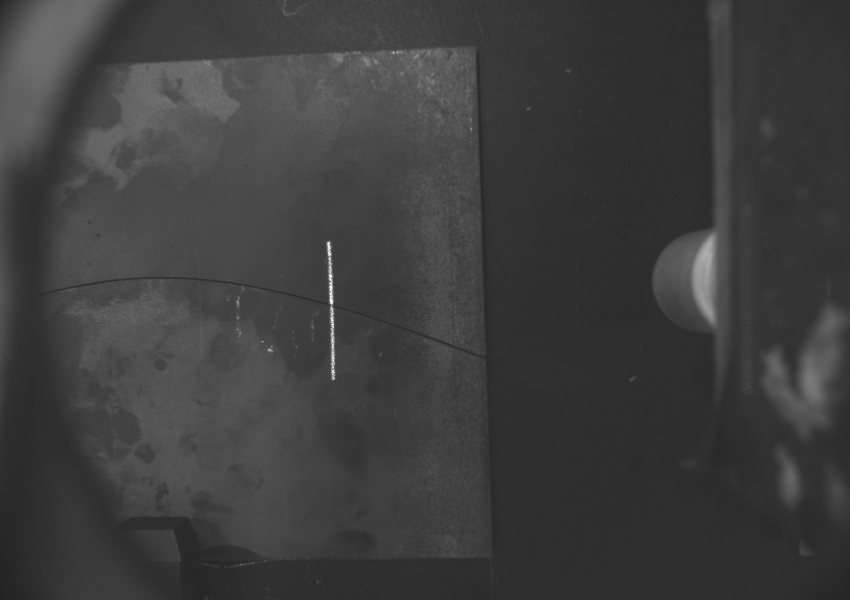
#> input picture Scan_data/Scan_data2/weldseam_1.jpg, 1700 x 1200 px, found by its file name (shown at 1/2 size); its folder holds only this picture in this run
$ python st3.py
#> lines starting #> are read from the running program, lines starting #| are printed output that depends on the picture; after the words box and inside, x2 and y2 are one past the last pixel; in counts of white or black regions, pixels touching at a corner belong together
import numpy as np
import cv2
import os
import time
import glob
import matplotlib.pyplot as plt
from mpl_toolkits.mplot3d import Axes3D
import cv2 as cv
import sys
sys.path.insert(0, 'C:/Users/ASUS/Desktop/THINKALPHA/233/NCKH/laser-vision/Source/DETECTEX')
import para_of_checkerboard as pack
import pro_paths as pp
import re
import random

def load_pos(path):
    m = []
    cv_file = cv.FileStorage(path, cv.FILE_STORAGE_READ)
    a = cv_file.getNode("K1").mat()
    cv_file.release()
    for i in a:
        m.append(i)
    return m

def load_camera_para(save_camera_params_path):
    cv_file = cv.FileStorage(save_camera_params_path, cv.FILE_STORAGE_READ)
    camera_matrix = cv_file.getNode("instrinsic").mat()
    dist_matrix = cv_file.getNode("distortion").mat()
    cv_file.release()
    print('read success')
    return camera_matrix, dist_matrix

def load_transformation_matrix(path):
    cv_file = cv.FileStorage(path, cv.FILE_STORAGE_READ)
    if not cv_file.isOpened():
        raise FileNotFoundError(f"Could not open file: {path}")

    print("Available nodes in the file:")
    print(cv_file.root().keys())  # Print all available nodes to verify the correct one

    node = cv_file.getNode("h_cam2gripper")
    if node.empty():
        raise ValueError(f"Node 'transformation' not found in the file: {path}")

    transformation_matrix = node.mat()
    cv_file.release()

    if transformation_matrix.shape == (3, 3):
        transformation_matrix = np.vstack([np.hstack([transformation_matrix, np.array([[0], [0], [0]])]), np.array([0, 0, 0, 1])])
    return transformation_matrix

def undistort_images(rows_arg, cols_arg, Img_arg, camera_matrix_arg, dist_matrix_arg):
    newcameramtx, _ = cv.getOptimalNewCameraMatrix(camera_matrix_arg, dist_matrix_arg, (rows_arg, cols_arg), 1, (rows_arg, cols_arg))
    Image_undis = cv.undistort(Img_arg, camera_matrix_arg, dist_matrix_arg, None, newcameramtx)
    return Image_undis

#def load_images(image_dir, image_prefix, image_format):
    image_paths = glob.glob(os.path.join(image_dir,f"{image_prefix}*.{image_format}"))
    return image_paths

def dh_matrix(theta, d, a, alpha):
    cos_theta, sin_theta = np.cos(theta), np.sin(theta)
    cos_alpha, sin_alpha = np.cos(alpha), np.sin(alpha)

    return np.array([
        [cos_theta, -sin_theta * cos_alpha, sin_theta * sin_alpha, a * cos_theta],
        [sin_theta, cos_theta * cos_alpha, -cos_theta * sin_alpha, a * sin_theta],
        [0, sin_alpha, cos_alpha, d],
        [0, 0, 0, 1]
    ])

def forward_kinematics(joint_angles, d, a, alpha):
    T = np.eye(4)
    T_list = [T]
    for theta, d_i, a_i, alpha_i in zip(joint_angles, d, a, alpha):
        T_i = dh_matrix(theta, d_i, a_i, alpha_i)
        T = T @ T_i
        T_list.append(T)
    return T, T_list

def jacobian(joint_angles, d, a, alpha):
    _, T_list = forward_kinematics(joint_angles, d, a, alpha)
    J = np.zeros((6, len(joint_angles)))

    end_effector_pos = T_list[-1][:3, 3]

    for i in range(len(joint_angles)):
        z_i = T_list[i][:3, 2]
        o_i = T_list[i][:3, 3]

        J[:3, i] = np.cross(z_i, end_effector_pos - o_i)
        J[3:, i] = z_i

    return J

def inverse_jacobian(J):
    try:
        J_inv = np.linalg.pinv(J, rcond=1e-4)
    except np.linalg.LinAlgError:
        J_inv = np.linalg.pinv(J)
    return J_inv

def detect_laser_line(gray_image):
    blurred_image = cv2.GaussianBlur(gray_image, (5, 5), 0)
    edges = cv2.Canny(blurred_image, 50, 150)
    lines = cv2.HoughLinesP(edges, 1, np.pi/180, threshold=100, minLineLength=50, maxLineGap=10)
    laser_line_points = []

    if lines is not None:
        for line in lines:
            x1, y1, x2, y2 = line[0]
            laser_line_points.append(((x1, y1), (x2, y2)))

    return laser_line_points

def sobel_Y_Image(image):
    sobel_y = cv.Sobel(image, cv.CV_64F, 0, 1, ksize=3)
    sobel_y = np.uint8(np.absolute(sobel_y))
    return sobel_y

def ransac_Line(x, y):
    count_final = 0
    l = len(x)
    print(l)
    i = 0
    y_min_final = 0
    y_max_final = 0
    while i < 30:
        index_1 = random.randint(0, int(l/2))
        index_2 = random.randint(int(l/2 + 1), l-1)
        if (index_1 != index_2):
            i += 1
            x1 = x[index_1]
            x2 = x[index_2]
            y1 = y[index_1]
            y2 = y[index_2]
            if x1 != x2:
                y_arr = []
                m = (y2-y1)/(x2-x1)
                c = y1 - (m * x1)
                count = 0
                for j in range(l):
                    if (j != index_1 and j != index_2):
                        x3 = x[j]
                        y3 = y[j]
                        d = abs((m*x3 - y3 + c))/((m**2 + 1)**0.5)
                        if d < 2:
                            count += 1
                            y_arr.append(y3)
                if count > count_final:
                    count_final = count
                    m_final = m
                    c_final = c
                    y_min_final = min(y_arr)
                    y_max_final = max(y_arr)
    return [m_final, c_final, y_min_final, y_max_final]

def get_Pos_Line_Laser(image):

    center = np.zeros_like(image, dtype=np.uint8)

    pos_line_x = []
    pos_line_y = []

    for y in range(image.shape[0]):
        sum1 = 0.0
        sum2 = 0.0

        roi = np.where(image[y, :] != 0)

        if roi[0].size != 0:
            # center[y, roi[0][0]] = 255
            for x in roi[0]:
                sum1 += x
                sum2 += 1
            center[y][round(sum1/sum2)] = 255
            pos_line_x.append(int(sum1/sum2))
            pos_line_y.append(y)
    return [center, pos_line_x, pos_line_y]


def get_Pos_Line_Weld(image):

    center = np.zeros_like(image, dtype=np.uint8)

    pos_line_x = []
    pos_line_y = []

    for x in range(image.shape[1]):
        sum1 = 0.0
        sum2 = 0.0
        roi = np.where(image[:, x] != 0)
        if roi[0].size != 0:
            # center[y, roi[0][0]] = 255
            for y in roi[0]:
                sum1 += y
                sum2 += 1
            center[int(sum1/sum2)][x] = 255
            pos_line_x.append(x)
            pos_line_y.append(int(sum1/sum2))
    return [center, pos_line_x, pos_line_y]

def get_Laser_Line(gray_img):

    subImage = gray_img[300:1000, 400:1000]

    hist = cv.calcHist([subImage], [0], None, [256], [0,256])
    threshold = 0
    sum_of_points = 0
    for i in range(256):
        sum_of_points += hist[255-i]
        if sum_of_points > 1000:
            threshold = 255 - i -1
            break

    ret2, th1 = cv.threshold(subImage, threshold, 255, cv.THRESH_BINARY)

    bgr_image = cv.cvtColor(th1, cv.COLOR_GRAY2BGR)

    kernel = np.ones((7,7),np.uint8)
    closed_image = cv.morphologyEx(th1, cv.MORPH_CLOSE, kernel)

    center, pos_line_x, pos_line_y = get_Pos_Line_Laser(closed_image)


    m, c, y_min_final, y_max_final = ransac_Line(pos_line_x, pos_line_y)


    x1 = round((y_min_final - c)/m)
    x2 = round((y_max_final - c)/m)
    roi_x1 = min(x1, x2) - 20
    roi_x2 = max(x1, x2) + 20
    roi_y1 = y_min_final - 5
    roi_y2 = y_max_final + 5
    point1_laser_new = (round((roi_y1-c)/m - roi_x1), 0)

    c_new = -m*point1_laser_new[0]

    roi = subImage[roi_y1:roi_y2, roi_x1:roi_x2]

    max_freq_value = np.argmax(hist)

    roi[roi > max_freq_value] = max_freq_value

    sobel_y = sobel_Y_Image(roi)
    hist2 = cv.calcHist([sobel_y], [0], None, [256], [0,256])
    sum_of_points = 0
    for i in range(256):
        sum_of_points += hist2[255-i]
        if sum_of_points > 100:
            threshold = 255 - i -1
            break
    ret2, th2 = cv.threshold(sobel_y, threshold, 255, cv.THRESH_BINARY)
    center2, pos_line_x2, pos_line_y2 = get_Pos_Line_Weld(th2)
    m2, c2, _, __ = ransac_Line(pos_line_x2, pos_line_y2)
    #********************************************
    point_x = round((c2 - c_new) / (m - m2))
    point_y = round(m2 * point_x + c2)
    point_x_new = point_x + 400 + roi_x1
    point_y_new = point_y + 300 + roi_y1
    print([point_x_new, point_y_new])
    #********************************************
    return point_x_new, point_y_new


def pixel_to_real_world(x, y, fx, fy, cx, cy, a, b, c, d,external_matrix):
    Zc = -d/(a*(x-cx)/fx + b*(y-cy)/fy + c)
    Yc = Zc*(y-cy)/fy
    Xc = Zc*(x-cx)/fx
    point_3d_camera = [Xc, Yc, Zc]
    point_3d_world = np.linalg.inv(external_matrix) @ np.append(point_3d_camera, 1)
    return point_3d_world[:3]

def welding_to_base_matrix(welding_point, initial_orientation):
    T_base_welding = np.eye(4)
    T_base_welding[:3, :3] = initial_orientation
    T_base_welding[:3, 3] = welding_point

    return T_base_welding

def process_images_and_calculate_joint_angles(d, a, alpha,fx, fy, cx, cy, a_p, b_p, c_p, d_p, camera_to_welding, intrinsic_matrix, dist_matrix, joint_angles, image_folder):
#> called with fx = 1432.2, fy = 1433.3, cx = 931, cy = 586.7, a_p = 42.94, b_p = -0.831, c_p = -1, d_p = 2078.2
    T_i, T_list = forward_kinematics(joint_angles, d, a, alpha)
    q_i = np.array(joint_angles)
    p_list = [T_i[:3, 3]]
    draw_list = [T_i[:3, 3]]
    images = sorted([os.path.join(image_folder, img) for img in os.listdir(image_folder) if img.endswith(('.png', '.jpg', '.jpeg'))],
                    key=lambda x: int(re.findall(r'\d+', os.path.basename(x))[0]))

    for image_path in images:
        print(image_path)
        image = cv.imread(image_path)
#> image is the input picture: shape (1200, 1700, 3); min 34, max 255, mean 61.4
        gray_image = cv2.cvtColor(image, cv2.COLOR_BGR2GRAY)
        rows,cols = gray_image.shape
#> rows = 1200; cols = 1700
        gray_image = undistort_images(rows, cols, gray_image, intrinsic_matrix, dist_matrix)

        intersection_point = get_Laser_Line(gray_image)
#> in get_Laser_Line, `subImage = gray_img[300:1000, 400:1000]`:
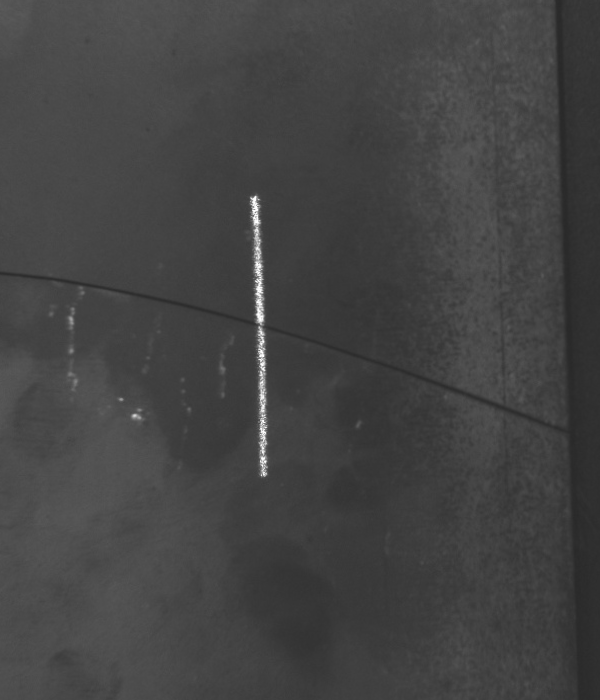
#> subImage: shape (700, 600); min 41, max 255, mean 67.3
#> in get_Laser_Line, `hist = cv.calcHist([subImage], [0], None, [256], [0,256])`: hist = 256 values, max 19118 at index 63, min 0 at index 0, mean 1640.6
#> the loop in get_Laser_Line, `for i in range(256):` made 84 passes
#> sum_of_points on passes 1 to 12: [20], [46], [64], [79], [89], [96], [110], [123], [135], [146], [159], [167]
#> after the loop in get_Laser_Line, `for i in range(256):`: sum_of_points = [1011]
#> in get_Laser_Line, `ret2, th1 = cv.threshold(subImage, threshold, 255, cv.THRESH_BINARY)`:
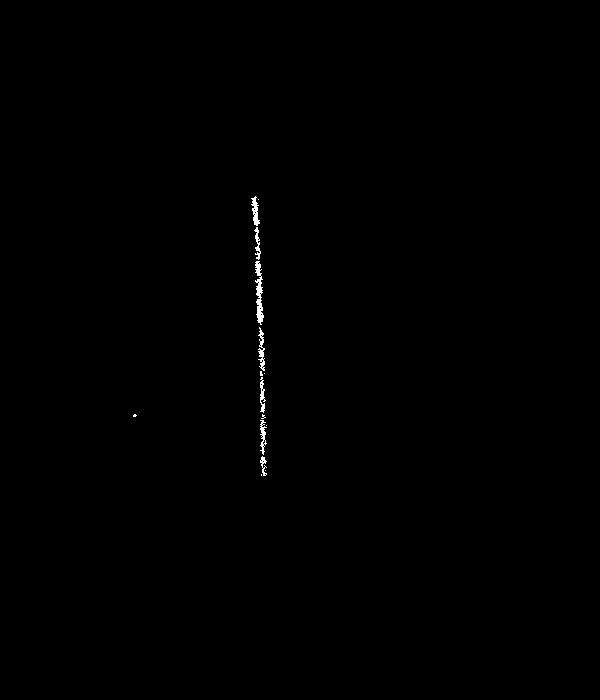
#> th1: shape (700, 600); 0.24% white; 15 white regions (8 under 20 px), largest, box (x1, y1, x2, y2) and area: (255, 261, 264, 325) 298, (258, 327, 265, 371) 149, (251, 196, 260, 226) 137
#> in get_Laser_Line, `ret2, th1 = cv.threshold(subImage, threshold, 255, cv.THRESH_BINARY)`: ret2 = 171
#> in get_Laser_Line, `closed_image = cv.morphologyEx(th1, cv.MORPH_CLOSE, kernel)`:
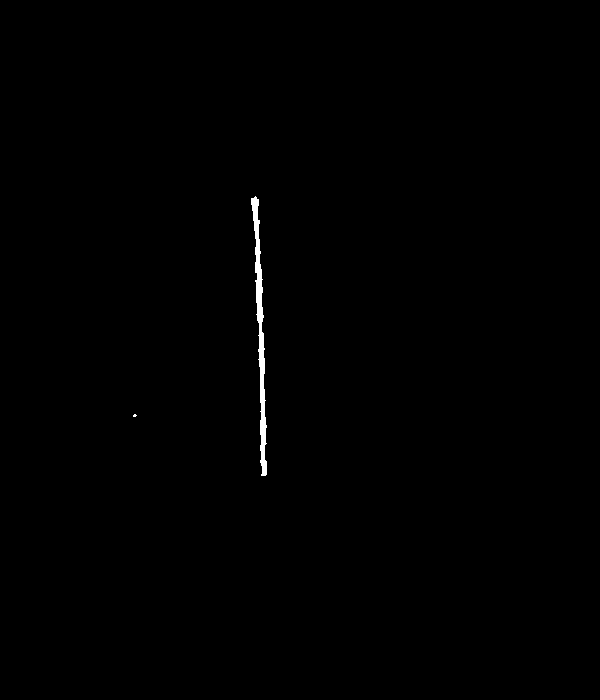
#> closed_image: shape (700, 600); 0.35% white; 2 white regions (1 under 20 px), largest, box (x1, y1, x2, y2) and area: (251, 196, 267, 476) 1456
#> after the loop in get_Pos_Line_Laser, `for y in range(image.shape[0]):`:
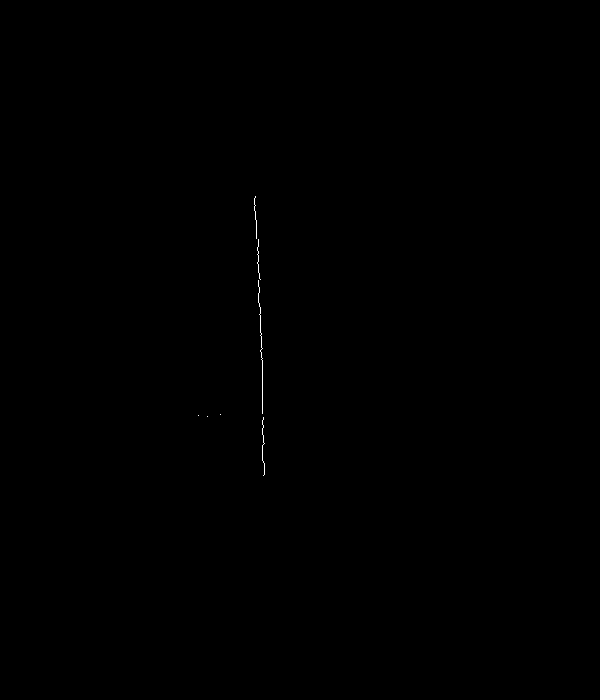
#> center: shape (700, 600); 0.07% white in thin lines or dots, all inside (x1, y1, x2, y2) = (198, 196, 265, 476)
#> after the loop in get_Pos_Line_Laser, `for y in range(image.shape[0]):`: pos_line_x = 280 values, max 264 at index 270, min 198 at index 219, mean 259.1; pos_line_y = 280 values from 196 to 475
#> in ransac_Line, `l = len(x)`: l = 280
#| 280
#> the loop in ransac_Line, `while i < 30:` made 30 passes
#> (index_1, index_2, x1, x2, y1, y2, m, c) on pass 1: (98, 248, 258, 263, 294, 444, 30, -7446)
#> (index_1, index_2, x1, x2, y1, y2, m, c) on passes 2 to 7: (10, 207, 254, 262, 206, 403, 24.62, -6048.8), (130, 265, 260, 263, 326, 461, 45, -11374), (103, 218, 258, 219, 299, 414, -2.95, 1059.8), (122, 232, 259, 262, 318, 428, 36.67, -9178.7), (55, 270, 257, 264, 251, 466, 30.71, -7642.6), (35, 213, 256, 262, 231, 409, 29.67, -7363.7)
#> after the loop in ransac_Line, `while i < 30:`: c_final = -7446; count_final = 275; i = 30; y_max_final = 475; y_min_final = 196
#> in get_Laser_Line, `m, c, y_min_final, y_max_final = ransac_Line(pos_line_x, pos_line_y)`: m = 30; c = -7446; y_min_final = 196; y_max_final = 475
#> in get_Laser_Line, `x1 = round((y_min_final - c)/m)`: x1 = 255
#> in get_Laser_Line, `x2 = round((y_max_final - c)/m)`: x2 = 264
#> in get_Laser_Line, `roi_x1 = min(x1, x2) - 20`: roi_x1 = 235
#> in get_Laser_Line, `roi_x2 = max(x1, x2) + 20`: roi_x2 = 284
#> in get_Laser_Line, `roi_y1 = y_min_final - 5`: roi_y1 = 191
#> in get_Laser_Line, `roi_y2 = y_max_final + 5`: roi_y2 = 480
#> in get_Laser_Line, `point1_laser_new = (round((roi_y1-c)/m - roi_x1), 0)`: point1_laser_new = (20, 0)
#> in get_Laser_Line, `c_new = -m*point1_laser_new[0]`: c_new = -600
#> in get_Laser_Line, `roi = subImage[roi_y1:roi_y2, roi_x1:roi_x2]`:
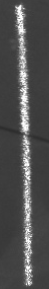
#> roi: shape (289, 49); min 45, max 255, mean 80.3
#> in get_Laser_Line, `max_freq_value = np.argmax(hist)`: max_freq_value = 63
#> in get_Laser_Line, `hist2 = cv.calcHist([sobel_y], [0], None, [256], [0,256])`: hist2 = 256 values, max 7102 at index 0, min 0 at index 49, mean 55.32
#> after the loop in get_Laser_Line, `for i in range(256):`: sum_of_points = [104]
#> in get_Laser_Line, `ret2, th2 = cv.threshold(sobel_y, threshold, 255, cv.THRESH_BINARY)`: th2: shape (289, 49); 0.73% white in thin lines or dots, all inside (x1, y1, x2, y2) = (0, 125, 49, 144)
#> in get_Laser_Line, `ret2, th2 = cv.threshold(sobel_y, threshold, 255, cv.THRESH_BINARY)`: ret2 = 33
#> the loop in get_Pos_Line_Weld, `for x in range(image.shape[1]):` made 49 passes
#> roi on passes 1 to 12: ([125, 126, 129],), ([125, 126, 129],), ([126, 129],), ([126, 127, 129, 130],), ([126, 127, 130],), ([127, 130],), ([127, 130, 131],), ([127, 128, 130, 131],), ([128, 131],), ([128, 131, 132],), ([128, 131, 132],), ([128, 129, 132],)
#> after the loop in get_Pos_Line_Weld, `for x in range(image.shape[1]):`:
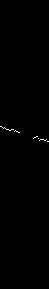
#> center: shape (289, 49); 0.25% white in thin lines or dots, all inside (x1, y1, x2, y2) = (0, 126, 49, 142)
#| 36
#| [659, 624]
        if intersection_point is not None:
            matrix = T_i @ camera_to_welding
            external_matrix = np.linalg.inv(matrix)
            welding_point_real_world = pixel_to_real_world(intersection_point[0], intersection_point[1], fx, fy, cx, cy, a_p, b_p, c_p, d_p, external_matrix)
            p_list.append(welding_point_real_world)

            T = welding_to_base_matrix(p_list[1], T_list[-1][:3, :3])
            dT6_translation = T[:3, 3] - T_i[:3, 3]
            dT6 = np.hstack((dT6_translation, [0, 0, 0]))
            J = jacobian(q_i, d, a, alpha)
            inv_J = inverse_jacobian(J)
            dq_i_plus_1 = inv_J @ dT6
            q_i_plus_1 = (q_i + dq_i_plus_1)
            T_i, _ = forward_kinematics(q_i_plus_1, d, a, alpha)
            q_i = q_i_plus_1
            draw_list.append(p_list[0])
            p_list.pop(0)
            time.sleep(0.1)
        else:
            print(f"No intersection detected in {image_path}")
    else:
        print(f"Laser line or welding seam not detected in {image_path}")

    return q_i, draw_list

def plot_3d_points(points):
    fig = plt.figure()
    ax = fig.add_subplot(111, projection='3d')
    x_coords = [point[0] for point in points]
    y_coords = [point[1] for point in points]
    z_coords = [point[2] for point in points]

    ax.scatter(x_coords, y_coords, z_coords, c='blue', marker='o')

    ax.set_xlabel('X Axis')
    ax.set_ylabel('Y Axis')
    ax.set_zlabel('Z Axis')

    plt.show()
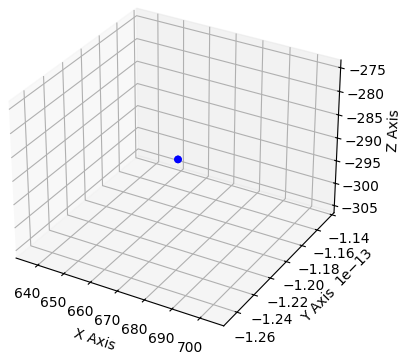
#> figure drawn by matplotlib, 1 panel

if __name__ == "__main__":

    save_camera_params_path = pp.save_camera_params_path
    save_calib_handeye = pp.save_calib_handeye
    intrinsic_matrix, dist_mat = load_camera_para(save_camera_params_path)
    camera_to_welding = load_transformation_matrix(save_calib_handeye)

    fx = intrinsic_matrix[0][0]
    fy = intrinsic_matrix[1][1]
    cx = intrinsic_matrix[0][2]
    cy = intrinsic_matrix[1][2]

    a_p, b_p, c_p, d_p = 42.9397, -0.8313, -1, 2078.2071

    d = [505, 0, 0, 795, 0, 380]
    a = [150, 760, 140, 0, 0, 0]
    alpha = [np.pi/2, 0, np.pi/2, -np.pi/2, np.pi/2, 0]
    image_folder = "C:/Users/ASUS/Desktop/THINKALPHA/233/NCKH/laser-vision/Scan_data/Scan_data2/"

    joint_angles = [0, 0, 0, 0, -np.pi/2, 0]
    final_joint_angles, draw_list = process_images_and_calculate_joint_angles(d, a, alpha, fx, fy, cx, cy, a_p, b_p, c_p, d_p, camera_to_welding, intrinsic_matrix, dist_mat, joint_angles, image_folder)
    plot_3d_points(draw_list)
